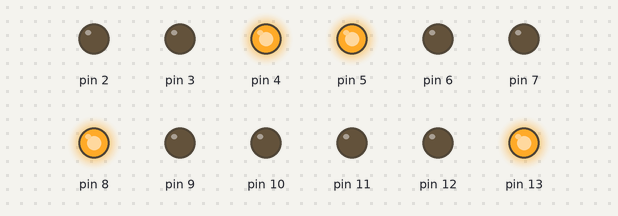
The sketch below on a simulated Arduino Uno, built with avr-gcc and run on an emulated ATmega328P. On the bench: output pins drawn as LEDs (lit = HIGH).

Above: at 2.5 s.
At 6.0 s:
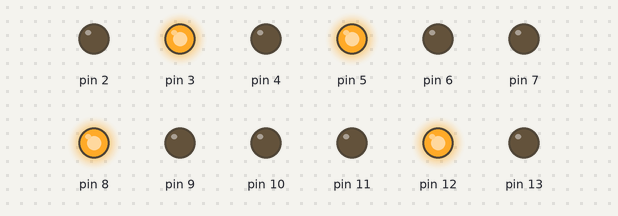
At 9.5 s:
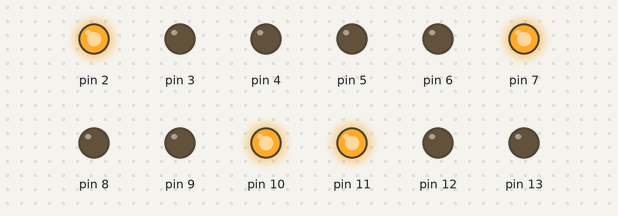
At 13.0 s:
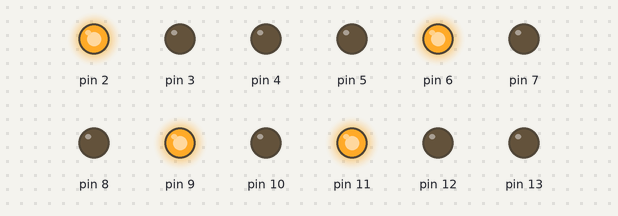
Timing chart, 0 to 18.2 s (numbered marks = the images above):
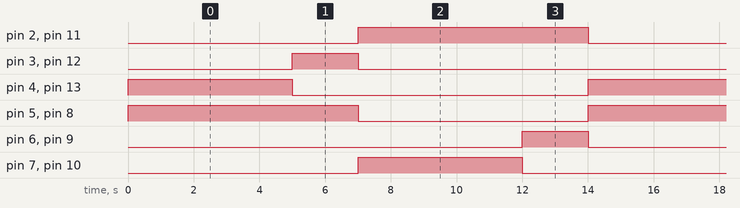

Measured:
- by itself, pin 2, pin 5, pin 8, pin 11: alternates HIGH for 7.0 s and LOW for 7.0 s
- by itself, pin 3, pin 6, pin 9, pin 12: alternates HIGH for 2.0 s and LOW for 12.0 s
- by itself, pin 4, pin 7, pin 10, pin 13: alternates HIGH for 5.0 s and LOW for 9.0 s

The sketch:

4_sem_foros_4_v_as1.ino
```cpp
//4 semaforos de 2 calles con leds
void setup()
{
  for(int i=2; i<14; i++)
  {
  	pinMode(i, OUTPUT); //definimos las variables
  }
}

void loop()
{
  digitalWrite(13, HIGH);
  digitalWrite(4, HIGH);
  digitalWrite(5, HIGH);
  digitalWrite(8, HIGH);
  delay(5000);
  digitalWrite(13, LOW);
  digitalWrite(4, LOW);
  digitalWrite(5, HIGH);
  digitalWrite(8, HIGH);
  digitalWrite(3, HIGH);
  digitalWrite(12, HIGH);
  delay(2000);
  digitalWrite(5, LOW);
  digitalWrite(8, LOW);
  digitalWrite(3, LOW);
  digitalWrite(12, LOW);
  digitalWrite(11, HIGH);
  digitalWrite(2, HIGH);
  digitalWrite(7, HIGH);
  digitalWrite(10, HIGH);
  delay(5000);
  digitalWrite(7, LOW);
  digitalWrite(10, LOW);
  digitalWrite(11, LOW);
  digitalWrite(2, LOW);
  digitalWrite(11, HIGH);
  digitalWrite(2, HIGH);
  digitalWrite(6, HIGH);
  digitalWrite(9, HIGH);
  delay(2000);
  digitalWrite(6, LOW);
  digitalWrite(9, LOW);
  digitalWrite(11, LOW);
  digitalWrite(2, LOW);

}
```
